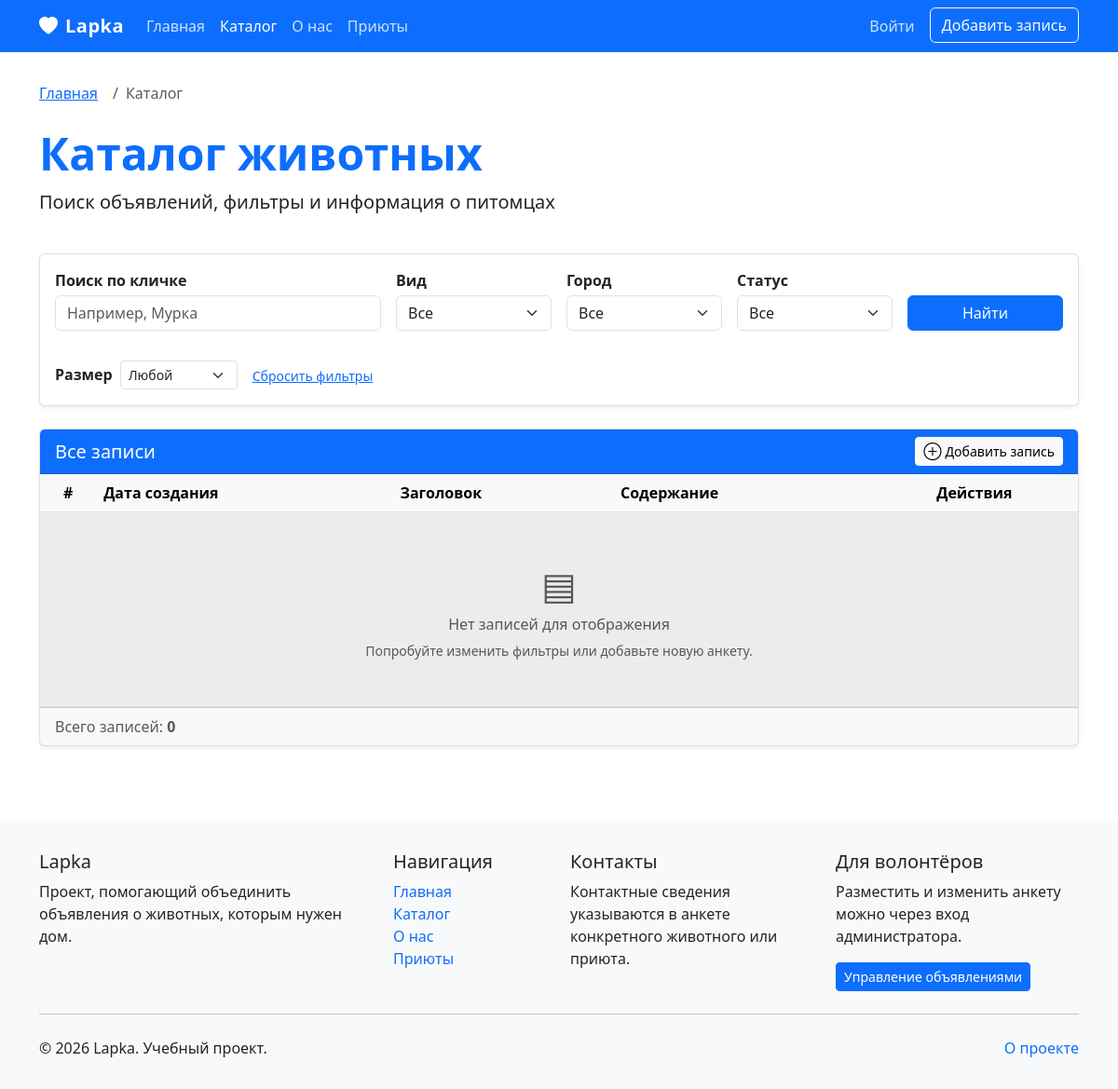
/animals, run on an earlier commit of the app's database.
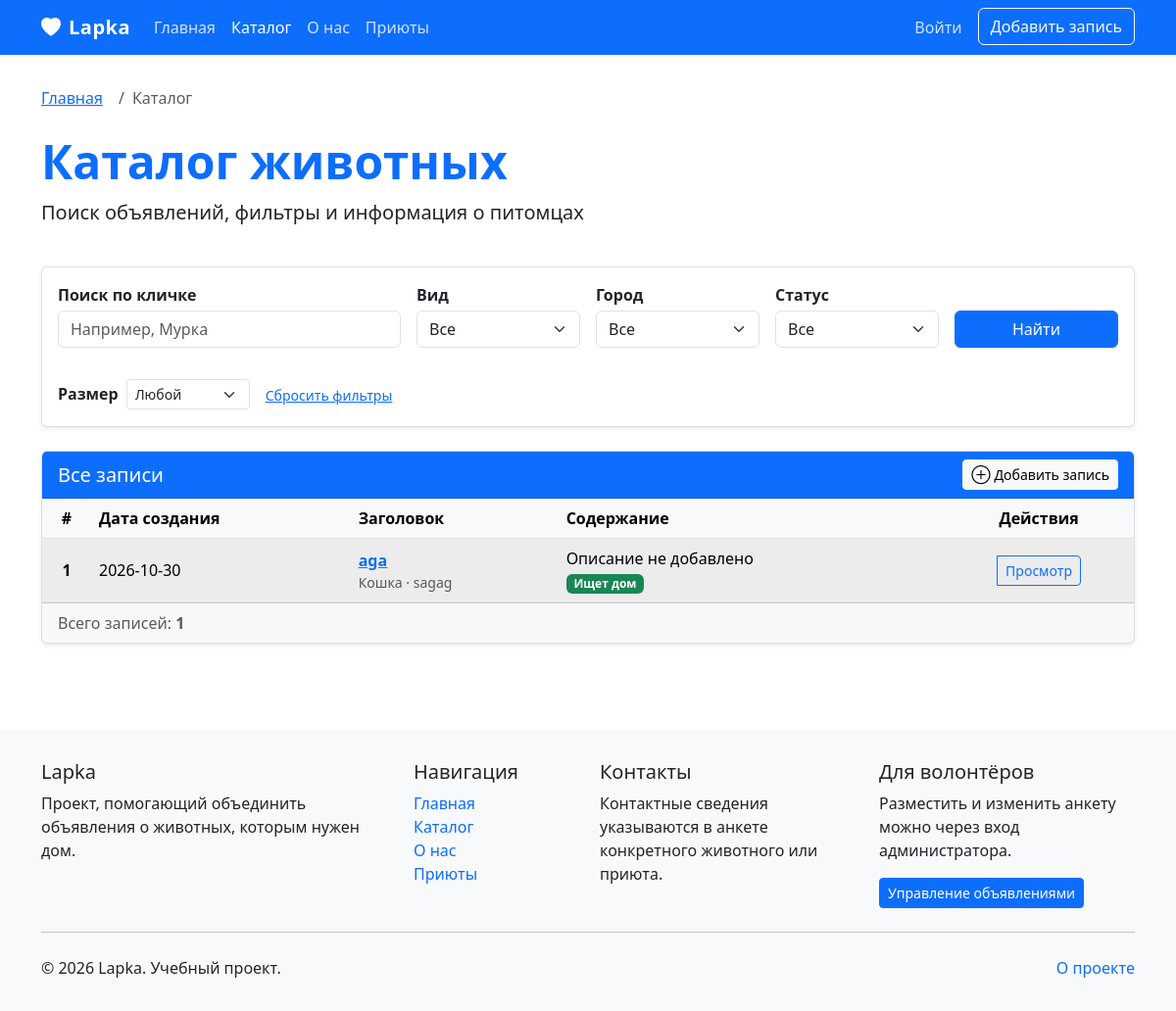
And on a later commit of the database.
### models.py (models this page shows)
class Base(DeclarativeBase):
    pass

class Animal(Base):
    __tablename__ = "animals"
    id: Mapped[int] = mapped_column(primary_key=True)
    name: Mapped[str] = mapped_column(String(120), nullable=False)
    name_key: Mapped[str] = mapped_column(String(120), nullable=False, index=True)
    species: Mapped[str] = mapped_column(String(20), nullable=False, index=True)
    city: Mapped[str] = mapped_column(String(100), nullable=False)
    city_key: Mapped[str] = mapped_column(String(100), nullable=False, index=True)
    age_years: Mapped[int | None] = mapped_column(Integer, nullable=True)
    gender: Mapped[str] = mapped_column(String(20), default="unknown")
    size: Mapped[str] = mapped_column(String(20), default="medium")
    description: Mapped[str] = mapped_column(Text, default="")
    status: Mapped[str] = mapped_column(String(20), default="searching", index=True)
    vaccinated: Mapped[bool] = mapped_column(Boolean, default=False)
    neutered: Mapped[bool] = mapped_column(Boolean, default=False)
    photo_url: Mapped[str] = mapped_column(String(500), default="")
    contact_email: Mapped[str] = mapped_column(String(254), default="")
    created_at: Mapped[datetime] = mapped_column(DateTime(timezone=True), default=lambda: datetime.now(timezone.utc))
    shelter_id: Mapped[int | None] = mapped_column(ForeignKey("shelters.id"), nullable=True)
    shelter: Mapped[Shelter | None] = relationship(back_populates="animals")

### app.py (the view)
    @app.get("/animals")
    def catalog():
        try:
            page = int(request.args.get("page", "1"))
            filters = {k: request.args.get(k, "").strip() for k in ("q", "species", "city", "status", "size")}
            with Session() as db:
                results = list_animals(db, **filters, page=page, per_page=10)
                cities = list_cities(db)
        except ValueError as exc:
            abort(400, str(exc))
        return render_template("catalog.html", results=results, filters=filters, cities=cities)

### services.py (called while the page is built)
def animal_to_dict(a: Animal):
    return {"id": a.id, "name": a.name, "species": a.species,
            "city": a.city, "age_years": a.age_years, "gender": a.gender,
            "size": a.size, "description": a.description, "status": a.status,
            "vaccinated": a.vaccinated, "neutered": a.neutered,
            "photo_url": a.photo_url, "contact_email": a.contact_email,
            "shelter_id": a.shelter_id, "shelter_name": a.shelter.name if a.shelter else None,
            "created_at": a.created_at.isoformat() if a.created_at else None}

def list_cities(session):
    return session.scalars(select(Animal.city).distinct().order_by(Animal.city)).all()

### templates/catalog.html (shortened to what this page needs)
{% extends 'base.html' %}
{% block breadcrumb %}<li class="breadcrumb-item active" aria-current="page">Каталог</li>{% endblock %}
{% block page_title %}Каталог животных{% endblock %}
{% block page_subtitle %}Поиск объявлений, фильтры и информация о питомцах{% endblock %}
{% block content %}{% include '_list_table.html' %}{% endblock %}

### templates/_list_table.html (shortened to what this page needs)
<div class="card shadow-sm mb-4">
  <div class="card-body">
    <form method="get" action="{{ url_for(request.endpoint) }}" class="row g-3 align-items-end" role="search">
      <div class="col-lg-4 col-md-6"><label class="form-label fw-semibold" for="q">Поиск по кличке</label><input class="form-control" id="q" name="q" placeholder="Например, Мурка" value="{{ filters.q }}"></div>
      <div class="col-lg-2 col-md-3"><label class="form-label fw-semibold" for="species">Вид</label><select class="form-select" id="species" name="species"><option value="">Все</option></select></div>
      <div class="col-lg-2 col-md-3"><label class="form-label fw-semibold" for="city">Город</label><select class="form-select" name="city" id="city"><option value="">Все</option></select></div>
      <div class="col-lg-2 col-md-4"><label class="form-label fw-semibold" for="status">Статус</label><select class="form-select" id="status" name="status"><option value="">Все</option></select></div>
      <div class="col-lg-2 col-md-4"><button class="btn btn-primary w-100" type="submit">Найти</button></div>
      <div class="col-12 d-flex gap-3 flex-wrap"><div><label class="form-label fw-semibold me-2" for="size">Размер</label><select class="form-select form-select-sm d-inline-block w-auto" id="size" name="size" onchange="this.form.requestSubmit()"><option value="">Любой</option>{% for value,label in size_labels.items() %}<option value="{{ value }}" {{ 'selected' if filters.size == value else '' }}>{{ label }}</option>{% endfor %}</select></div><a href="{{ url_for(request.endpoint) }}" class="small align-self-center">Сбросить фильтры</a></div>
    </form>
  </div>
</div>
<div class="card shadow-sm">
  <div class="card-header bg-primary text-white d-flex justify-content-between align-items-center">
    <h5 class="mb-0">Все записи</h5>
    <a href="{{ url_for('create') if is_admin else url_for('login') }}" class="btn btn-light btn-sm">⊕ Добавить запись</a>
  </div>
  <div class="card-body p-0">
    <div class="table-responsive">
      <table class="table table-hover table-striped mb-0">
        <thead class="table-light"><tr><th scope="col" class="text-center">#</th><th scope="col">Дата создания</th><th scope="col">Заголовок</th><th scope="col">Содержание</th><th scope="col" class="text-center">Действия</th></tr></thead>
        <tbody>
          {% for post in results['items'] %}
          <tr><th scope="row" class="text-center">{{ (results.page - 1) * results.per_page + loop.index }}</th>
            <td class="text-nowrap">{{ post.created_at[:10] if post.created_at else '—' }}</td>
            <td class="fw-bold"><a href="{{ url_for('animal_detail', animal_id=post.id) }}">{{ post.name }}</a><div class="text-muted small fw-normal">{{ species_labels[post.species] }} · {{ post.city }}</div></td>
            <td><div>{{ (post.description[:75] ~ '…') if post.description|length > 75 else post.description or 'Описание не добавлено' }}</div><span class="badge {{ 'bg-success' if post.status == 'searching' else 'bg-secondary' }}">{{ status_labels[post.status] }}</span></td>
            <td class="text-center text-nowrap"><div class="btn-group" role="group" aria-label="Действия с объявлением">
              <a href="{{ url_for('animal_detail', animal_id=post.id) }}" class="btn btn-outline-primary btn-sm" title="Просмотреть">Просмотр</a>
            </div></td>
          </tr>
          {% else %}
          <tr><td colspan="5" class="text-center py-5 text-muted"><div class="fs-1" aria-hidden="true">▤</div><p class="mb-1">Нет записей для отображения</p><small>Попробуйте изменить фильтры или добавьте новую анкету.</small></td></tr>
          {% endfor %}
        </tbody>
      </table>
    </div>
  </div>
  <div class="card-footer text-muted d-flex flex-wrap justify-content-between align-items-center gap-2">
    <div>Всего записей: <strong>{{ results.total }}</strong></div>
  </div>
</div>

What changed in the data, as far as the page shows it:
added Animal: (results.page-1)*results.per_page+loop.index "1", created_at "2026-10-30", name "aga", species "Кошка", city "sagag", description "Описание не добавлено", status "Ищет дом"
Also different on the page:
{{ results.total }}: "0" → "1"
text no longer shown: "▤ Нет записей для отображения Попробуйте изменить фильтры или добавьте новую анкету."
